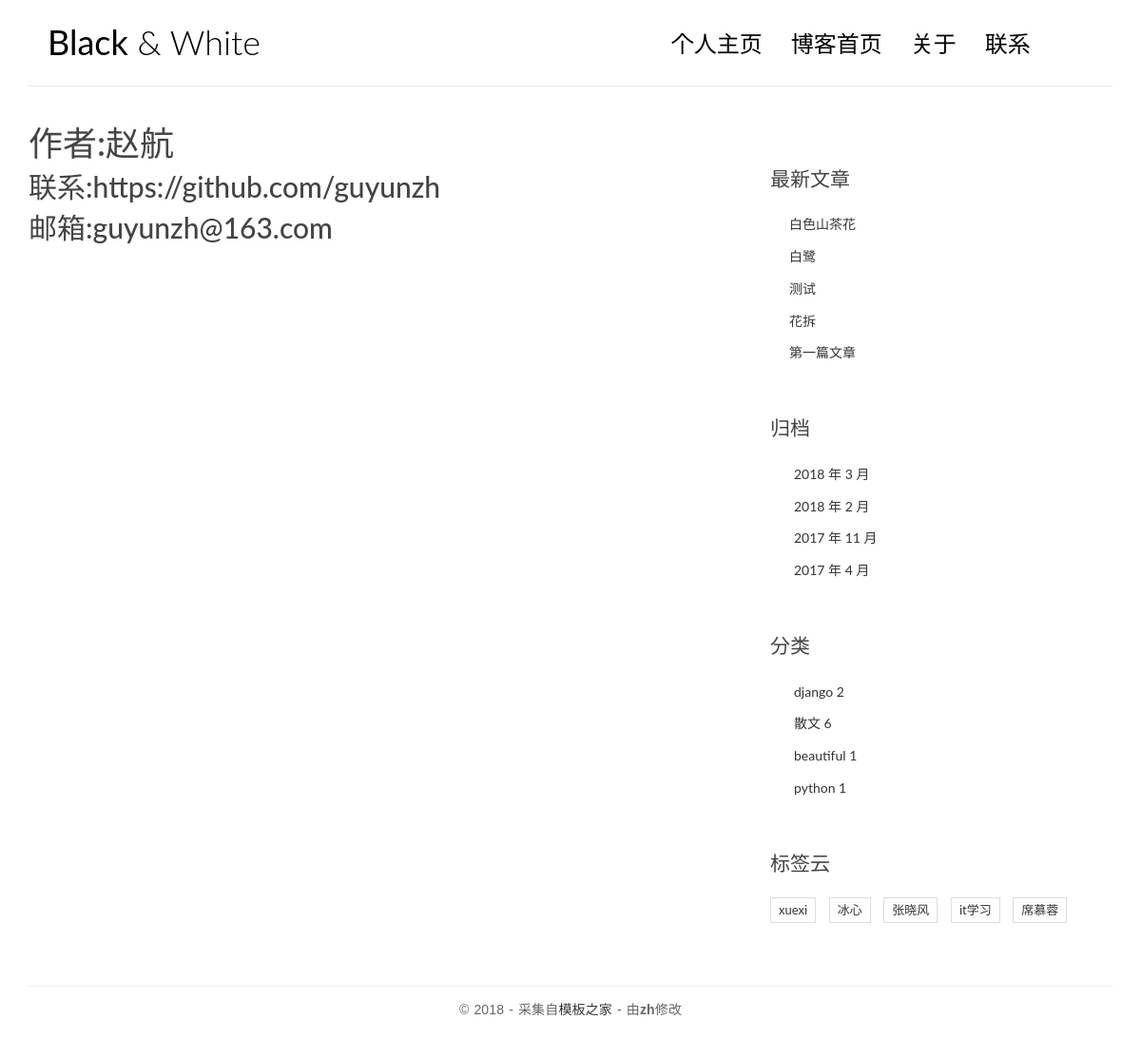
The app's page /blog/about/ with its own data.
### apps/blog/models.py (models this page shows, shortened)
class Post(models.Model):
    title = models.CharField(max_length=70)
    body = models.TextField()
    created_time = models.DateTimeField()
    modified_time = models.DateTimeField()
    excerpt = models.CharField(max_length=200, blank=True) #文章摘要
    category = models.ForeignKey(Category)
    tags = models.ManyToManyField(Tag, blank=True)
    author = models.ForeignKey(User)
    views = models.PositiveIntegerField(default=0)
    class Meta:
        ordering = ['-created_time']

class Category(models.Model):
    name = models.CharField(max_length=100)

class Tag(models.Model):
    name = models.CharField(max_length=100)

### apps/blog/views.py (the view)
def about(request):
    return render(request, 'blog/about.html')

### apps/blog/templatetags/blog_tags.py (called while the page is built)
@register.simple_tag
def get_recent_posts(num=5):
    return Post.objects.all()[:num]

@register.simple_tag
def archives():
    return Post.objects.dates('created_time', 'month', order='DESC')

@register.simple_tag
def get_categories():
    return Category.objects.all()

@register.simple_tag
def get_tags():
    return Tag.objects.all()

### templates/blog/about.html
{% extends 'blog/base.html' %}
{% block main %}
<h1>作者:赵航</h1>
<h2>联系:https://github.com/guyunzh</h2>
<h2>邮箱:guyunzh@163.com</h2>
{% endblock %}

### templates/blog/base.html (shortened to what this page needs)
{% load staticfiles %}
{% load blog_tags %}
<!DOCTYPE html>
<html>
<head>
    <link rel="stylesheet" href="{% static 'blog/css/bootstrap.min.css' %}">
    <link rel="stylesheet" href="http://code.ionicframework.com/ionicons/2.0.1/css/ionicons.min.css">
    <link rel="stylesheet" href="{% static 'blog/css/pace.css' %}">
    <link rel="stylesheet" href="{% static 'blog/css/custom.css' %}">
    <link rel="stylesheet" href="{% static 'blog/css/highlights/github.css' %}">
</head>
<body>
<div class="container">
    <header id="site-header">
        <div class="row">
            <div class="col-md-4 col-sm-5 col-xs-8">
                <div class="logo">
                    <h1><a href="{% url 'blog:index' %}"><b>Black</b> &amp; White</a></h1>
                </div>
            </div>
            <div class="col-md-8 col-sm-7 col-xs-4">
                <nav class="main-nav" role="navigation">
                    <div class="collapse navbar-collapse" id="bs-example-navbar-collapse-1">
                        <ul class="nav navbar-nav navbar-right">
                            <li class="cl-effect-11"><a href="{% url 'main_app:home' %}" data-hover="个人主页">个人主页</a></li>
                            <li class="cl-effect-11"><a href="{% url 'blog:index' %}" data-hover="博客首页">博客首页</a></li>
                            <li class="cl-effect-11"><a href="{% url 'blog:about' %}" data-hover="关于">关于</a></li>
                            <li class="cl-effect-11"><a href="{% url 'blog:about' %}" data-hover="联系">联系</a></li>
                        </ul>
                    </div>
                </nav>
            </div>
        </div>
    </header>
</div>
<div class="content-body">
    <div class="container">
        <div class="row">
            <main class="col-md-8">
                {% block main %}
                {% endblock main %}
            </main>
            <aside class="col-md-4">
                <div class="widget widget-recent-posts">
                    <h3 class="widget-title">最新文章</h3>
                    {% get_recent_posts as recent_post_list %}
                    <ul>
                        {% for post in recent_post_list %}
                        <li>
                            <a href="{% url 'blog:detail' post.pk %}">{{ post.title }}</a>
                        </li>
                        {% empty %}
                        暂无文章!
                        {% endfor %}
                    </ul>
                </div>
                <div class="widget widget-archives">
                    <h3 class="widget-title">归档</h3>
                    {% archives as date_list %}
                    <ul>
                        {% for date in date_list %}
                        <li>
                            <a href="{% url 'blog:archives' date.year date.month %}">{{ date.year }} 年 {{ date.month }} 月</a>
                        </li>
                        {% endfor %}
                    </ul>
                </div>
                <div class="widget widget-category">
                    <h3 class="widget-title">分类</h3>
                    {% get_categories as category_list %}
                    <ul>
                        {% for category in category_list %}
                        <li>
                            <a href="{% url 'blog:category' category.pk %}">{{ category.name }} <span class="post-count">{{ category.post_set.count }}</span></a>
                        </li>
                        {% empty %}
                        暂无分类!
                        {% endfor %}
                    </ul>
                </div>
                <div class="widget widget-tag-cloud">
                    <h3 class="widget-title">标签云</h3>
                    {% get_tags as tag_list %}
                    <ul>
                        {% for tag in tag_list %}
                        <li>
                            <a href="{% url 'blog:tag' tag.pk %}">{{ tag.name }}</a>
                        </li>
                        {% empty %}
                        暂无标签!
                        {% endfor %}
                    </ul>
                </div>
            </aside>
        </div>
    </div>
</div>
<footer id="site-footer">
    <div class="container">
        <div class="row">
            <div class="col-md-12">
                <p class="copyright">&copy 2018 - 采集自<a href="http://www.cssmoban.com/"
                                                        target="_blank" >模板之家</a>
                    - 由<strong>zh</strong>修改
                </p>
            </div>
        </div>
    </div>
</footer>
</body>
</html>

### static/blog/css/custom.css (style rules this page uses)
* { outline: none; }
h1, h2, h3, h4, h5, h6 { margin-top: 0; }
b { font-weight: 400; }
a { color: #333; }
body { color: #444; font-family: 'Lato', sans-serif; }
p { font-family: 'Ubuntu', sans-serif; font-weight: 400; word-spacing: 1px; letter-spacing: 0.01em; }
#site-header { background-color: #FFF; padding: 25px 20px; margin-bottom: 40px; border-bottom: 1px solid #e7e7e7; }
.logo h1 a { color: #000; }
.logo h1 { margin: 0; font-family: 'Lato', sans-serif; font-weight: 300; }
.main-nav { margin-top: 11px; max-width: 95%; }
.main-nav a { color: #000000 !important; padding: 0 0 5px 0 !important; margin-right: 30px; font-family: 'Lato', sans-serif; font-weight: 300; font-size: 24px; }
.cl-effect-11 a { padding: 10px 0; color: #0972b4; text-shadow: none; }
.cl-effect-11 a::before { position: absolute; top: 0; left: 0; overflow: hidden; padding: 0 0 5px 0 !important; max-width: 0; border-bottom: 1px solid #000; color: #000; content: attr(data-hover); white-space: nowrap; -webkit-transition: max-width 0.5s; -moz-transition: max-width 0.5s; transition: max-width 0.5s; }
.content-body { padding-bottom: 4em; }
.widget { background: #fff; padding: 30px 0 0; }
.widget-title { font-size: 1.5em; margin-bottom: 20px; line-height: 1.6; padding: 10px 0 0; font-weight: 400; }
.widget-recent-posts ul { padding: 0; margin: 0; padding-left: 20px; }
.widget-recent-posts ul li { list-style-type: none; position: relative; line-height: 170%; margin-bottom: 10px; }
.widget-recent-posts ul li::before { content: '\f3d3'; font-family: "Ionicons"; position: absolute; left: -17px; top: 3px; font-size: 16px; color: #000; }
.widget-archives ul { padding: 0; margin: 0; padding-left: 25px; }
.widget-archives ul li { list-style-type: none; position: relative; line-height: 170%; margin-bottom: 10px; }
.widget-archives ul li::before { content: '\f3f3'; font-family: "Ionicons"; position: absolute; left: -25px; top: 1px; font-size: 16px; color: #000; }
.widget-category ul { padding: 0; margin: 0; padding-left: 25px; }
.widget-category ul li { list-style-type: none; position: relative; line-height: 170%; margin-bottom: 10px; }
.widget-category ul li::before { content: '\f3fe'; font-family: "Ionicons"; position: absolute; left: -25px; top: 1px; font-size: 18px; color: #000; }
.widget-tag-cloud ul { padding: 0; margin: 0; margin-right: -10px; }
.widget-tag-cloud ul li { list-style-type: none; font-size: 13px; display: inline-block; margin-right: 10px; margin-bottom: 10px; padding: 3px 8px; border: 1px solid #ddd; }
#site-footer { padding-top: 10px; padding: 0 0 1.5em 0; }
.copyright { text-align: center; padding-top: 1em; margin: 0; border-top: 1px solid #eee; color: #666; }

### records on screen
Post: title "白色山茶花"
Post: title "白鹭"
Post: title "测试"
Post: title "花拆"
Post: title "第一篇文章"
Category: name "django", post_set.count "2"
Category: name "散文", post_set.count "6"
Category: name "beautiful", post_set.count "1"
Category: name "python", post_set.count "1"
Tag: name "xuexi"
Tag: name "冰心"
Tag: name "张晓风"
Tag: name "it学习"
Tag: name "席慕蓉"

### other values on screen
{{ date.year }} "2018" "2018" "2017" "2017"
{{ date.month }} "3" "2" "11" "4"
